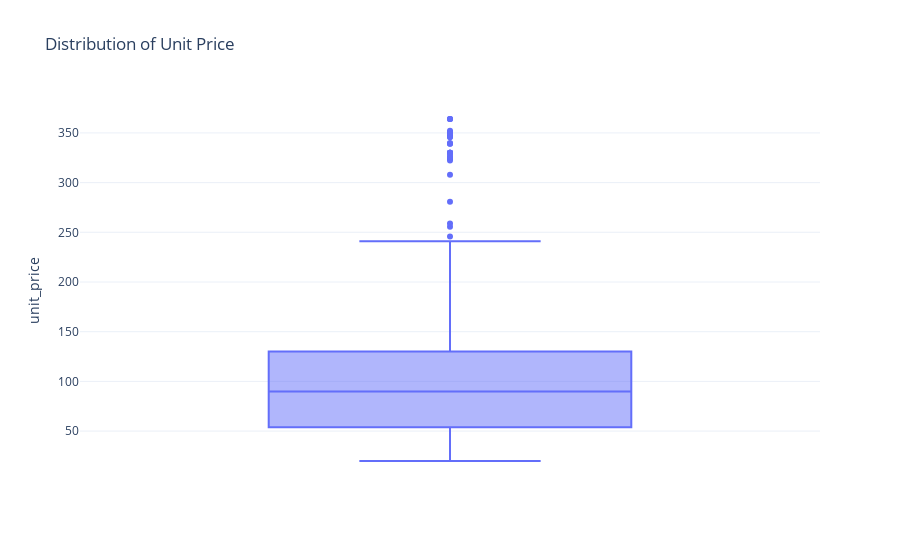

The code cell stored with this chart in its notebook:
### Code cell
fig = px.box(df,
             y='unit_price',
             title='Distribution of Unit Price')
fig.show()

### Figure 1 — Plotly figure (JSON) as saved in the notebook; plotly's stock layout.template omitted (floating-point values rounded to 4 significant figures; data arrays with more than 128 entries replaced by an {"elided": "..."} marker saying what was removed)
{"data": [{"alignmentgroup": "True", "hovertemplate": "unit_price=%{y}<extra></extra>", "legendgroup": "", "marker": {"color": "#636efa"}, "name": "", "notched": false, "offsetgroup": "", "orientation": "v", "showlegend": false, "type": "box", "x0": " ", "xaxis": "x", "y": {"elided": "676 float values"}, "y0": " ", "yaxis": "y"}], "layout": {"boxmode": "group", "legend": {"tracegroupgap": 0}, "title": {"text": "Distribution of Unit Price"}, "xaxis": {"anchor": "y", "domain": [0, 1]}, "yaxis": {"anchor": "x", "domain": [0, 1], "title": {"text": "unit_price"}}}}
